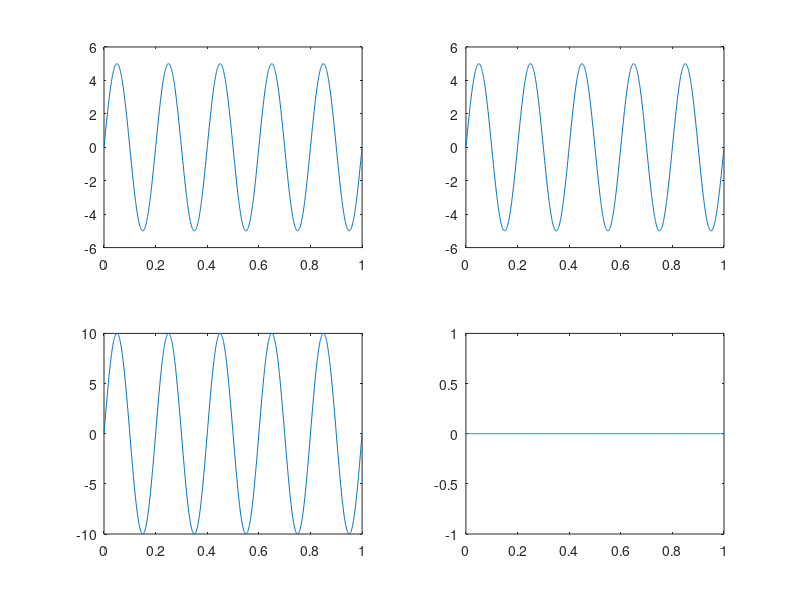

This figure's MATLAB source:
 
 a=input('enter a ampltiude=');
  b=input('enter first frequency=');
   c=input('enter 2nd fre=');

t=0:0.001:1;
x=a*sin(2*pi*b*t);
y=a*sin(2*pi*c*t);

subplot(2,2,1);
plot(t,x);
subplot(2,2,2);
plot(t,y);
w=x+y;

subplot(2,2,3);
plot(t,w);
z=x-y;
subplot(2,2,4)                        
plot(t,z);

